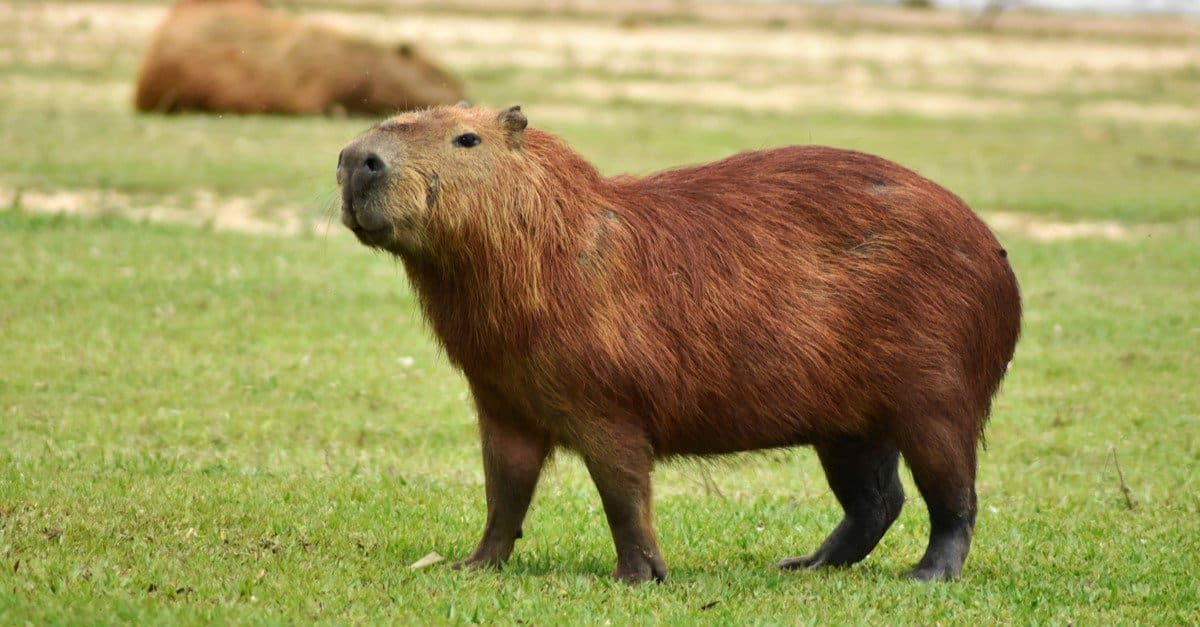
#> input picture photos/capybara.jpg, 1200 x 627 px
$ python bitwise.py
#> lines starting #> are read from the running program, lines starting #| are printed output that depends on the picture; after the words box and inside, x2 and y2 are one past the last pixel; in counts of white or black regions, pixels touching at a corner belong together
# AND OR XOR NOT
# used in image processing and masks
# 0 off, 1 = on


from cmath import rect
import cv2 as cv
import numpy as np

img = cv.imread("photos/capybara.jpg")
#> img is the input picture: shape (627, 1200, 3); mean B, G, R 89.3, 149.2, 157.1
img1 = cv.imread("photos/finger.jpg")
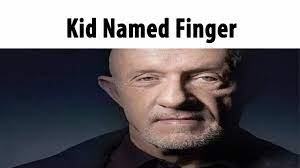
#> input picture photos/finger.jpg, 300 x 168 px
#> img1 is the input picture: shape (168, 300, 3); mean B, G, R 107.8, 103.5, 108.1

blank = np.zeros((400,400), dtype='uint8') # blank image, binary

# create a rectangle in opencv, image is a copy of the blank, with
# starting point 30 pixels from true zero, and end also 30
# colour is just an int as its a binary image, 255 being white
# thickness = -1 fill image


rectangle = cv.rectangle(blank.copy(), (30,30), (370,370), 255, -1 )

circle = cv.circle(blank.copy(), (200,200), 200, 255, -1)


#cv.imshow("rect", rectangle)
#cv.imshow("circle", circle)

# AND
# cv.bitwise_and is a function used to find the bitwise and of 2 images

bitwiseand = cv.bitwise_and(rectangle, circle)
#cv.imshow("bit and", bitwiseand)
# kind of a mixture of both images.
# placed on top and returned intersection of the images.
# only gives area common to both, as is nature of AND.

# OR

bitwiseor = cv.bitwise_or(rectangle, circle)
#cv.imshow("or", bitwiseor)
# returns all area - common and not common, but at least one.


# XOR
# return the non intersecting regions - only the single layered regions

bitxor = cv.bitwise_xor(rectangle, circle)
cv.imshow("xor", bitxor)
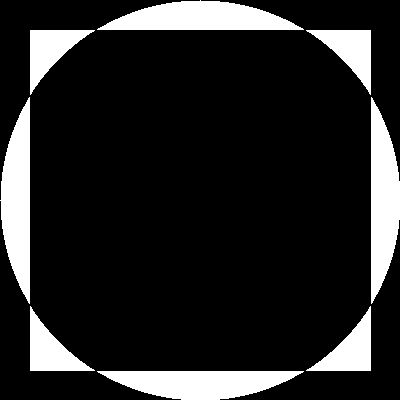
#> window 'xor': shape (400, 400); 15% white; 8 white regions, largest, box (x1, y1, x2, y2) and area: (97, 0, 304, 30) 4170, (0, 97, 30, 304) 4170, (371, 97, 400, 304) 4169

# NOT
# inverts the binary color - 1 -> 0, 0->1


bitnot = cv.bitwise_not(rectangle)
cv.imshow("not", bitnot)
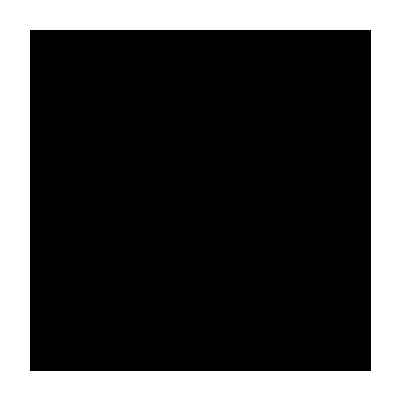
#> window 'not': shape (400, 400); 27.3% white; 1 white region, box (x1, y1, x2, y2) and area: (0, 0, 400, 400) 43719

cv.waitKey(0)
